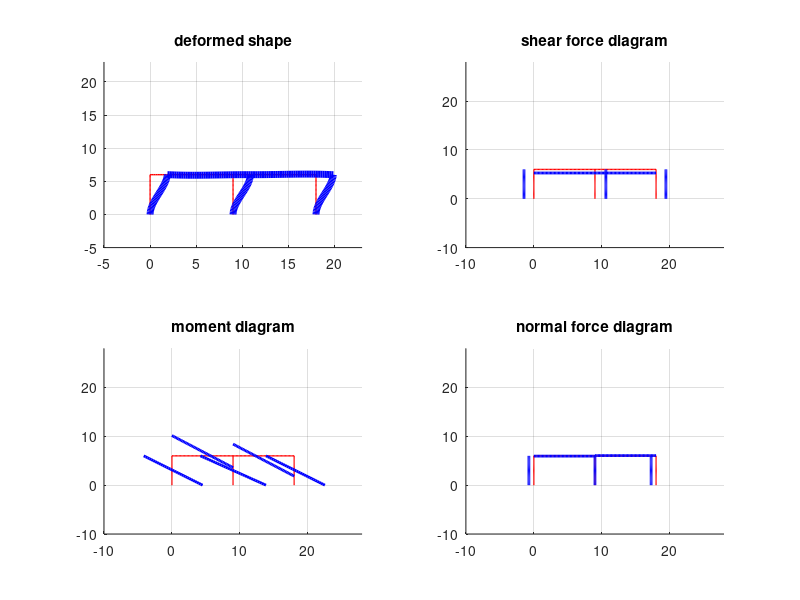

Here is the MATLAB script that generated this plot:
clear; clc; close all;
% unit: N, m

nodes = [0 0;
        0 6;
        4.5 6;
        9 6;
        13.5 6;
        18 6;
        18 0;
        9 0];

eles = [1 2;
       2 3;
       3 4;
       4 5;
       5 6;
       6 7;
       4 8
       ];


resolution = 5;  % larger, finer

% Geometry properties
mag_factor = 5000;  % magnification factor for visualization
B = .50;
H_c = .50;
H_b = 1.;
A_c = B*H_c;
I_c = 1./12.*B*H_c^3;
A_b = B*H_b;
I_b = 1./12.*B*H_b^3;

elenum = size(eles, 1);
E = 30e9 * ones(elenum, 1);
A = [A_c A_b A_b A_b A_b A_c A_c]';
I = [I_c I_b I_b I_b I_b I_c I_c]';

% 3 means xyz constrained, 2 means xy constrained
% 13 means z constrained, 12 means y constrained, 11 means x constrained,
% hinge not contained
Supporting = [3 0 0 0 0 0 3 3]';

% nodal forces (global), [Fx Fy node#]
ExF = [3e3 0 2;
       3e3 0 4;
       3e3 0 6]; 

% element forces
% element dist load: [mag(include local dir) eletag]
w = [-0 2;
     -0 3;
     -0 4;
     -0 5
    ]; 
% element force: [mag(include local dir) eletag DistFromStartNode]
eleF = [];  % waiting for update
%%

% length container
L = [];
for i = 1:size(eles, 1)
    start_node = eles(i, 1);
    end_node = eles(i, 2);
    vec = nodes(end_node, :) - nodes(start_node, :);
    L(i) = norm(vec);
end
L = L';


%% assemble new "nodes"
num_nodes_inserted_set = floor(L * resolution);  % dim: num_ele by 1

nodes_old = nodes;
num_nodes_inserted_cm_set = [0 sum(num_nodes_inserted_set*...
                    ones(size(num_nodes_inserted_set')).*...
                    triu(ones(numel(num_nodes_inserted_set)), 0), 1)]';  % culumative, [1,2,3]->[1,3,6] 

nodes = zeros(size(nodes_old, 1) + sum(num_nodes_inserted_set), 2);  % nodes(0, :) = [0 0] should hold
%nodes(oldnodes_ind, :) = nodes_old;

oldnodes_ind = [1];
nodes_eles_table = zeros(size(nodes, 1), 1);  % only for inserted nodes
for i=1:size(eles, 1)
    start_node = nodes_old(eles(i, 1), :);  %coordinate
    end_node = nodes_old(eles(i, 2), :);  %coordinate

    x_set = linspace( start_node(1), end_node(1), num_nodes_inserted_set(i)+2 )';
    x_set = x_set(2:size(x_set, 1)-1);
    y_set = linspace( start_node(2), end_node(2), num_nodes_inserted_set(i)+2 )';
    y_set = y_set(2:size(y_set, 1)-1);

    nodes(i+1+num_nodes_inserted_cm_set(i) : i+num_nodes_inserted_cm_set(i+1), 1) = x_set;
    nodes(i+1+num_nodes_inserted_cm_set(i) : i+num_nodes_inserted_cm_set(i+1), 2) = y_set;

    nodes_eles_table(i+1+num_nodes_inserted_cm_set(i) : i+num_nodes_inserted_cm_set(i+1)) = i;
    
    if ismember(end_node, nodes, 'rows')
    	 % do nothing
    else
        nodes(i+1+num_nodes_inserted_cm_set(i+1), 1) = end_node(1);
        nodes(i+1+num_nodes_inserted_cm_set(i+1), 2) = end_node(2);
        oldnodes_ind = [oldnodes_ind; i+1+num_nodes_inserted_cm_set(i+1)];
    end

end

%% assemble new "eles"
eles_old = eles;

for i=1:numel(eles)
  eles(i) = oldnodes_ind(eles(i));
end

eles_org = eles;  % eles tags using new nodes coordinates

eles = [];
A_old = A;
I_old = I;
E_old = E;
A = []; E = []; I = [];

orgeletag_set = [];
for i=1:numel(num_nodes_inserted_set)
    orgeletag_set = [orgeletag_set; i*ones(num_nodes_inserted_set(i)+1, 1)];
end
orgeletag_set = [orgeletag_set (1:1:numel(orgeletag_set))'];

for i=1:size(eles_org, 1)
    %eles = [eles; eles_org(i, :)];
    if i==6
        a=1;
    end

    num_eles = sum(orgeletag_set(:, 1)==i);
    start_node = eles_org(i, 1);
    end_node = eles_org(i, 2);
    inserted_nodes = find(nodes_eles_table==i)';
    ele_table = [start_node inserted_nodes end_node];

    from_nodes = ele_table(1: numel(ele_table)-1);
    to_nodes = ele_table(2: numel(ele_table));

    eles = [eles; [from_nodes' to_nodes']];

    A = [A; A_old(i)*ones(num_eles, 1)];
    E = [E; E_old(i)*ones(num_eles, 1)];
    I = [I; I_old(i)*ones(num_eles, 1)];
end


%% assemble the rest stuffs

elenum = size(eles, 1);

Supporting_old = Supporting;
Supporting_ind = oldnodes_ind(Supporting_old~=0);
Supporting_type = Supporting_old(Supporting_old~=0);

Supporting = zeros(size(nodes, 1), 1);
Supporting(Supporting_ind) = Supporting_type;

ExF_old = ExF;
ExF = zeros(size(ExF_old));
ExF(:, 1:2) = ExF_old(:, 1:2);
ExF(:, 3) = oldnodes_ind(ExF_old(:, 3));

w_old = w;
w = [];  % [mag eletag]

for i=1:size(w_old, 1)
    orgele_under_w = w_old(i, 2);
    eles_under_w = orgeletag_set(orgeletag_set(:, 1)==orgele_under_w, 2);
    w_mag = w_old(i, 1) * ones(numel(eles_under_w), 1);
    w = [w; [w_mag eles_under_w]];
end

L = [];
for i = 1:size(eles, 1)
    start_node = eles(i, 1);
    end_node = eles(i, 2);
    vec = nodes(end_node, :) - nodes(start_node, :);
    L(i) = norm(vec);
end
L = L';


%% equivalant external element element end forces (LOCAL)
% ExEF = [Fyi Mzi Fyj Mzj nodetag]
w_mag = w(:, 1);
w_tag = w(:, 2);
L_w = L(w(:, 2));
ExEF = [w_mag.*L_w/2 w_mag.*L_w.^2/12 w_mag.*L_w/2 -w_mag.*L_w.^2/12 w_tag];

% element freedom table, each node has 3 DoFs
EFT = 1:1:3*size(nodes, 1);

%% Construct K_ff
K = zeros(size(EFT, 2));

for i = 1:size(eles, 1)
    start_node = eles(i, 1);
    end_node = eles(i, 2);
    vec = nodes(end_node, :) - nodes(start_node, :);
    th = asin(vec(2)/norm(vec));
    if vec(1) < 0
        th = th + pi;
    end
    c = cos(th);
    s = sin(th);
    
    % transformation matrix
    T_e = [c s 0 0 0 0;
           -s c 0 0 0 0;
           0 0 1 0 0 0;
           0 0 0 c s 0;
           0 0 0 -s c 0;
           0 0 0 0 0 1];
       
    A_i = A(i);
    L_i = L(i);
    E_i = E(i);
    I_i = I(i);
    % local stifness matrix for element i
    k_e_b = [A_i*E_i/L_i    0                   0                   -A_i*E_i/L_i    0                   0;
             0              12*E_i*I_i/L_i^3    6*E_i*I_i/L_i^2     0               -12*E_i*I_i/L_i^3   6*E_i*I_i/L_i^2;
             0              6*E_i*I_i/L_i^2     4*E_i*I_i/L_i       0               -6*E_i*I_i/L_i^2    2*E_i*I_i/L_i;
             -A_i*E_i/L_i   0                   0                   A_i*E_i/L_i     0                   0;
             0              -12*E_i*I_i/L_i^3   -6*E_i*I_i/L_i^2    0               12*E_i*I_i/L_i^3    -6*E_i*I_i/L_i^2;
             0              6*E_i*I_i/L_i^2     2*E_i*I_i/L_i       0               -6*E_i*I_i/L_i^2    4*E_i*I_i/L_i;
            ];
    
    % global stifness matrix for element i
    k_e = T_e'*k_e_b*T_e;
    
    % element free table for element i
    EFTe = [EFT(3*start_node - 2:3*start_node), EFT(3*end_node - 2:3*end_node)];
    
    % modify the global stifness matrix
    K(EFTe, EFTe) = K(EFTe, EFTe) + k_e;
end

EFTf = [];
for i = 1:size(Supporting, 1)
    if Supporting(i, 1) == 11
        EFTf = [EFTf EFT(3*i-1) EFT(3*i)];
    elseif Supporting(i, 1) == 12
        EFTf = [EFTf EFT(3*i-2) EFT(3*i)];
    elseif Supporting(i, 1) == 13
        EFTf = [EFTf EFT(3*i-2) EFT(3*i-1)];
    elseif Supporting(i, 1) == 2
        EFTf = [EFTf EFT(3*i)];
    elseif Supporting(i, 1) == 0
        EFTf = [EFTf EFT(3*i-2:3*i)];
    end
end

Kff = K(EFTf, EFTf);

%% Construct f_ff (contained moments)
f = zeros(size(EFT, 2), 1);
for i = 1:size(ExF, 1)
    f_EFT = [3*ExF(i, 3)-2, 3*ExF(i, 3)-1];
    f(f_EFT) = f(f_EFT) + ExF(i, 1:2)';
end

for i = 1:size(ExEF, 1)
    ele = ExEF(i, 5);
    start_node = eles(ele, 1);
    end_node = eles(ele, 2);
    vec = nodes(end_node, :) - nodes(start_node, :);
    th = asin(vec(2)/norm(vec));
    if vec(1) < 0
        th = th + pi;
    end
    c = cos(th);
    s = sin(th);
    L_e = L(ele);
    
    % transformation matrix
    T_e = [c s 0 0 0 0;
           -s c 0 0 0 0;
           0 0 1 0 0 0;
           0 0 0 c s 0;
           0 0 0 -s c 0;
           0 0 0 0 0 1];
    % local equivalant force
    f_EF_i_b = [0 ExEF(i, 1:2) 0 ExEF(i, 3:4)]';
    
    % global equivalant force
    f_EF_i = T_e'*f_EF_i_b;
    
    f_EFT = [(3*start_node-2:3*start_node) (3*end_node-2:3*end_node)];
    
    f(f_EFT) = f(f_EFT) + f_EF_i;
end

f_ff = f(EFTf);

%% Caculate displacement for free degrees
u_ff = Kff^-1*f_ff;
u = zeros(size(EFT, 2), 1);
u(EFTf) = u_ff;
disp('u rows: [disp_x; disp_y; rotation_z] cols: [nodes] (global) (unit: m)=');
disp(reshape(u, [3, numel(u)/3]));

%% Calculate element end forces
f_ele_end = zeros(6, size(eles, 1));


for i = 1:size(eles, 1)
    start_node = eles(i, 1);
    end_node = eles(i, 2);
    vec = nodes(end_node, :) - nodes(start_node, :);
    th = asin(vec(2)/norm(vec));
    if vec(1) < 0
        th = th + pi;
    end
    c = cos(th);
    s = sin(th);
    
    % transformation matrix
    T_e = [c s 0 0 0 0;
           -s c 0 0 0 0;
           0 0 1 0 0 0;
           0 0 0 c s 0;
           0 0 0 -s c 0;
           0 0 0 0 0 1];
       
    A_i = A(i);
    L_i = L(i);
    E_i = E(i);
    I_i = I(i);
    % local stifness matrix for element i
    k_e_b = [A_i*E_i/L_i    0                   0                   -A_i*E_i/L_i    0                   0;
             0              12*E_i*I_i/L_i^3    6*E_i*I_i/L_i^2     0               -12*E_i*I_i/L_i^3   6*E_i*I_i/L_i^2;
             0              6*E_i*I_i/L_i^2     4*E_i*I_i/L_i       0               -6*E_i*I_i/L_i^2    2*E_i*I_i/L_i;
             -A_i*E_i/L_i   0                   0                   A_i*E_i/L_i     0                   0;
             0              -12*E_i*I_i/L_i^3   -6*E_i*I_i/L_i^2    0               12*E_i*I_i/L_i^3    -6*E_i*I_i/L_i^2;
             0              6*E_i*I_i/L_i^2     2*E_i*I_i/L_i       0               -6*E_i*I_i/L_i^2    4*E_i*I_i/L_i;
            ];
    
    % global stifness matrix for element i
    k_e = T_e'*k_e_b*T_e;
    
    % element free table for element i
    EFTe = [EFT(3*start_node - 2:3*start_node), EFT(3*end_node - 2:3*end_node)];
    
    % f = k_e*u_e - f_EF_e
    if ismember(i, ExEF(:, 5)) == 0
        f_EF_e = zeros(6, 1);
    else
        f_EF_e_b = ExEF(ismember(ExEF(:, 5), i), :);
        f_EF_e_b = [0 f_EF_e_b(1:2) 0 f_EF_e_b(3:4)]';
        f_EF_e = T_e' * f_EF_e_b;
    end
    u_e = u(EFTe);
    f = k_e * u_e - f_EF_e;
    
    f_ele_end(:, i) = f;
end

disp('Element end forces (global) (unit: N)=');
disp('rows: [Fxi; Fyi; Mzi; Fxj; Fyj; Mzj] cols: [nodes]');
disp(f_ele_end);

f_ele_end_b = zeros(size(f_ele_end));

for i = 1:size(eles, 1)
    start_node = eles(i, 1);
    end_node = eles(i, 2);
    vec = nodes(end_node, :) - nodes(start_node, :);
    th = asin(vec(2)/norm(vec));
    if vec(1) < 0
        th = th + pi;
    end
    c = cos(th);
    s = sin(th);
    
    % transformation matrix
    T_e = [c s 0 0 0 0;
           -s c 0 0 0 0;
           0 0 1 0 0 0;
           0 0 0 c s 0;
           0 0 0 -s c 0;
           0 0 0 0 0 1];
    
    
    f_ele_end_b(:, i) = T_e * f_ele_end(:, i);
end

disp('Element end forces (local) (N)=');
disp('rows: [Fxi; Fyi; Mzi; Fxj; Fyj; Mzj] cols: [nodes]');
disp(f_ele_end_b);

%% Calculate reactions
support_nodes = find(Supporting~=0);
reactions = zeros(3 * size(support_nodes, 1), 1);
for i = 1 : size(support_nodes, 1)
    % find which element this support node is
    e = find(eles' == support_nodes(i));
    e_ind = ceil(e/2);
    n_ind = 2 - ceil(e_ind - e/2);  % 1 means from, 2 means to
    
    % reaction = f_ele_end
    reactions(3*i-2:3*i) = f_ele_end(3*n_ind-2:3*n_ind, e_ind);
    if Supporting(support_nodes(i)) == 2
        reactions(3*i) = NaN;
    elseif Supporting(support_nodes(i)) == 11
        reactions(3*i-1) = NaN;
        reactions(3*i) = NaN;
    elseif Supporting(support_nodes(i)) == 12
        reactions(3*i-2) = NaN;
        reactions(3*i) = NaN;
    elseif Supporting(support_nodes(i)) == 13
        reactions(3*i-2) = NaN;
        reactions(3*i-1) = NaN;
    end
end
disp('Supporting nodes are (node tags)')
disp(support_nodes')
disp('Reactions(unit: N)=')
disp('rows: [react_Fx; react_Fy; react_M] cols: [nodes]')

disp(reshape(reactions, [numel(reactions)/numel(support_nodes), numel(support_nodes)]))


  
%% visualization
figure()
subplot(221)
title('deformed shape')
for i = 1:elenum
    hold on
    start_node = eles(i, 1);
    end_node = eles(i, 2);
    plot(nodes([start_node, end_node], 1), nodes([start_node, end_node], 2)...
        , 'LineWidth', 1, 'Color', 'red');
end
grid on
xlim([min(min(nodes))-5, max(max(nodes))+5]);
ylim([min(min(nodes))-5, max(max(nodes))+5]);

for i = 1:size(eles, 1)
    hold on
    start_node = eles(i, 1);
    end_node = eles(i, 2);
    
    
    x_disp = u([start_node*3-2, end_node*3-2])*mag_factor;
    y_disp = u([start_node*3 - 1, end_node*3 - 1])*mag_factor;
    
    plot(nodes([start_node, end_node], 1) + x_disp,...
         nodes([start_node, end_node], 2) + y_disp...
        , 'LineWidth', 5, 'Color', 'blue');
end

subplot(222)
for i = 1:elenum
    hold on
    start_node = eles(i, 1);
    end_node = eles(i, 2);
    plot(nodes([start_node, end_node], 1), nodes([start_node, end_node], 2)...
        , 'LineWidth', 1, 'Color', 'red');
end
grid on

subplot(223)
for i = 1:elenum
    hold on
    start_node = eles(i, 1);
    end_node = eles(i, 2);
    plot(nodes([start_node, end_node], 1), nodes([start_node, end_node], 2)...
        , 'LineWidth', 1, 'Color', 'red');
end
grid on

subplot(224)
for i = 1:elenum
    hold on
    start_node = eles(i, 1);
    end_node = eles(i, 2);
    plot(nodes([start_node, end_node], 1), nodes([start_node, end_node], 2)...
        , 'LineWidth', 1, 'Color', 'red');
end
grid on

orgele_num = numel(unique(orgeletag_set(:, 1)));

for i=1:orgele_num
    start_node = eles_org(i, 1);
    end_node = eles_org(i, 2);
    vec = nodes(end_node, :) - nodes(start_node, :);
    th = asin(vec(2)/norm(vec));
    if vec(1) < 0
        th = th + pi;
    end
    c = cos(th);
    s = sin(th);
    R = [c -s; s c];  % rotation matrix
    
    V_set = [];
    
    ele_temp = orgeletag_set(orgeletag_set(:, 1)==i, :);  % orgeletag_set for this element
    V_set = [f_ele_end_b(2, ele_temp(1, 2)) -f_ele_end_b(5, orgeletag_set(:, 1)==i)];
    start_node = eles_org(i, 1);
    end_node = eles_org(i, 2);
    eles_table_plot = nodes([start_node find(nodes_eles_table==i)' end_node], :)';
    V_set = mag_factor*R*[zeros(1, numel(V_set)); V_set]/1e7 + eles_table_plot;
    
    subplot(222)
    title('shear force diagram')
    plot(V_set(1, :), V_set(2, :), 'LineWidth', 2, 'Color', 'blue')
    
    M_set = [];
    
    M_set = [-f_ele_end_b(3, ele_temp(1, 2)) f_ele_end_b(6, orgeletag_set(:, 1)==i)];
    M_set = mag_factor*R*[zeros(1, numel(M_set)); M_set]/1e7 + eles_table_plot;
    
    subplot(223)
    title('moment diagram')
    plot(M_set(1, :), M_set(2, :), 'LineWidth', 2, 'Color', 'blue')
    
    
    P_set = [];
    
    P_set = [-f_ele_end_b(1, ele_temp(1, 2)) f_ele_end_b(4, orgeletag_set(:, 1)==i)];
    P_set = mag_factor*R*[zeros(1, numel(P_set)); P_set]/1e7 + eles_table_plot;
    
    subplot(224)
    title('normal force diagram')
    plot(P_set(1, :), P_set(2, :), 'LineWidth', 2, 'Color', 'blue')
    
    
end

subplot(222)
xlim([min(min(nodes))-10, max(max(nodes))+10]);
ylim([min(min(nodes))-10, max(max(nodes))+10]);

subplot(223)
xlim([min(min(nodes))-10, max(max(nodes))+10]);
ylim([min(min(nodes))-10, max(max(nodes))+10]);

subplot(224)
xlim([min(min(nodes))-10, max(max(nodes))+10]);
ylim([min(min(nodes))-10, max(max(nodes))+10]);


    
